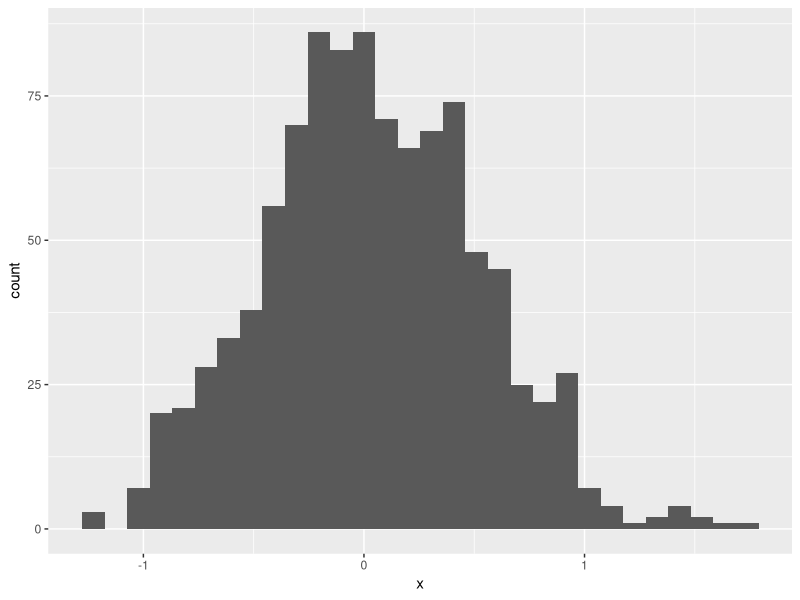
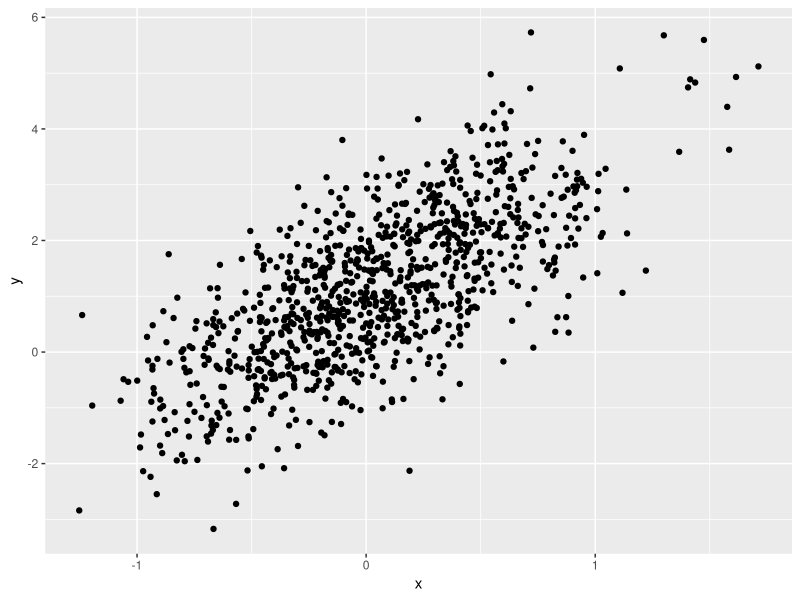
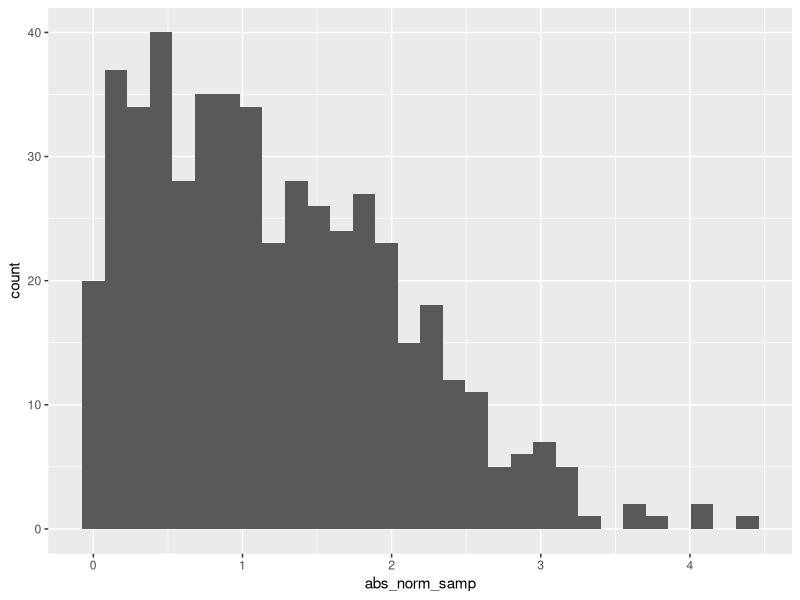

Write the R code that produced these figures, in order.
## ---- chunk 1
library(tidyverse)
## ---- chunk 2
samp = rnorm(100)
length(samp)
## ---- chunk 3
plot_df = 
  tibble(
    x = rnorm(1000, sd = 0.5),
    y = 1 + 2 * x + rnorm(1000),
  )
head(plot_df)
## ---- chunk 4
ggplot(plot_df, aes(x = x)) + geom_histogram()

ggplot(plot_df, aes(x = x, y = y)) + geom_point()
## ---- chunk 5
la2_df = 
  tibble(
    norm_samp = rnorm(500, mean = 1),
    log_norm_samp = norm_samp > 0,
    abs_norm_samp = abs(norm_samp)
  )
## ---- chunk 6
ggplot(la2_df, aes(x = abs_norm_samp)) + geom_histogram()
